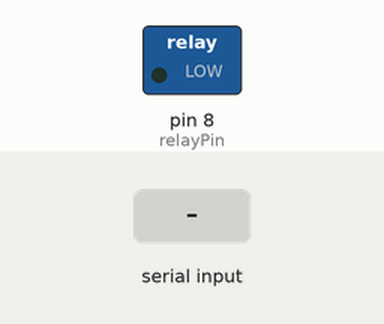
This sketch was run on a simulated Arduino Uno, built with avr-gcc and run on an emulated ATmega328P. Parts: switched loads named in the sketch (green lamp = pin HIGH). Inputs (shaded band) come from the test bench.

Above: at 1.2 s.
1.3 s: "1" received over Serial
At 1.8 s:
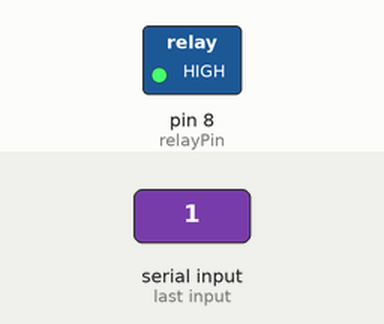
2.8 s: "0" received over Serial
At 4.2 s:
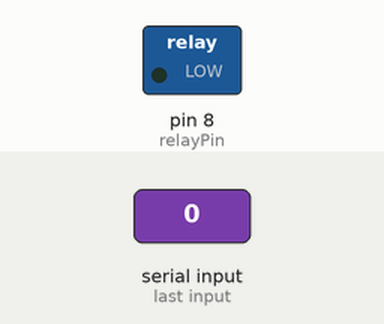
Timing chart, 0 to 5.8 s (numbered marks = the images above; inputs shaded):
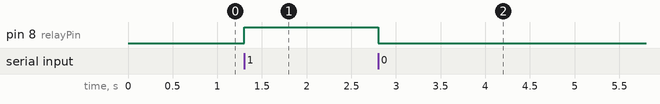

Measured:
- after the input at 1.3 s, pin 8 (relayPin): LOW → HIGH at once
- after the input at 2.8 s, pin 8 (relayPin): HIGH → LOW at once

The sketch:

arduino_code.ino
```cpp
int relayPin = 8;

void setup() {
  pinMode(relayPin, OUTPUT);
  Serial.begin(9600);
}

void loop() {
  if (Serial.available() > 0) {
    char input = Serial.read();
    if (input == '1') {
      digitalWrite(relayPin, HIGH);
    } else if (input == '0') {
      digitalWrite(relayPin, LOW);
    }
  }
}
```
